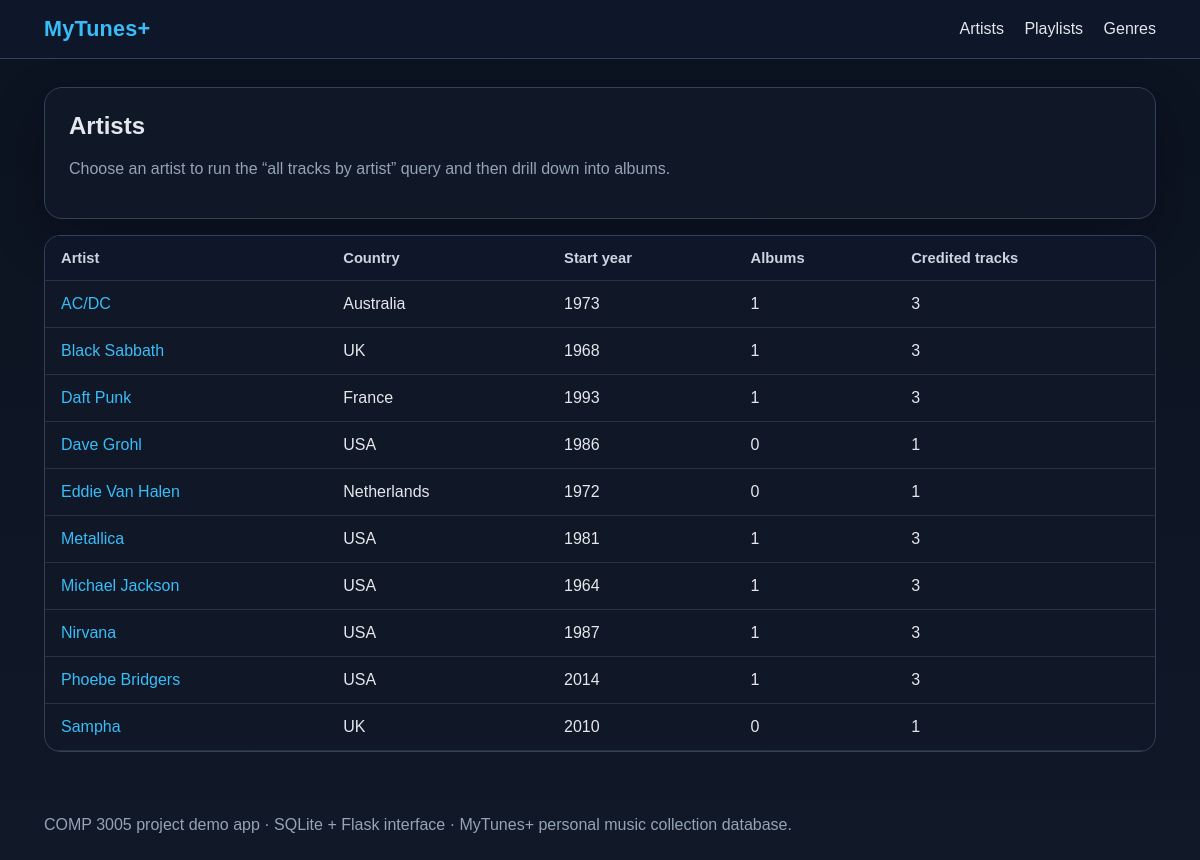
/artists, run on the app's committed database.
### tables this page shows
CREATE TABLE ARTIST (
            artist_id INTEGER PRIMARY KEY,
            name TEXT NOT NULL,
            country TEXT,
            start_year INTEGER
        );

### app.py (the view)
@app.route('/artists')
def artists():
    conn = get_db_connection()
    rows = conn.execute(
        '''
        SELECT a.artist_id, a.name, a.country, a.start_year,
               COUNT(DISTINCT al.album_id) AS album_count,
               COUNT(DISTINCT ta.track_id) AS credited_tracks
        FROM ARTIST a
        LEFT JOIN ALBUM al ON a.artist_id = al.primary_artist_id
        LEFT JOIN TRACK_ARTIST ta ON a.artist_id = ta.artist_id
        GROUP BY a.artist_id, a.name, a.country, a.start_year
        ORDER BY a.name ASC;
        '''
    ).fetchall()
    conn.close()
    return render_template('artists.html', artists=rows)

### app.py (called while the page is built)
def get_db_connection():
    conn = sqlite3.connect(DB_PATH)
    conn.row_factory = sqlite3.Row
    conn.execute('PRAGMA foreign_keys = ON;')
    return conn

@app.context_processor
def inject_helpers():
    return {'format_duration': format_duration}

### templates/artists.html (shortened to what this page needs)
{% extends 'base.html' %}
{% block content %}
<section class="hero page-title">
  <h1>Artists</h1>
  <p>Choose an artist to run the “all tracks by artist” query and then drill down into albums.</p>
</section>
<div class="table-wrap">
  <table>
    <thead>
      <tr>
        <th>Artist</th>
        <th>Country</th>
        <th>Start year</th>
        <th>Albums</th>
        <th>Credited tracks</th>
      </tr>
    </thead>
    <tbody>
      {% for artist in artists %}
      <tr>
        <td><a href="{{ url_for('artist_detail', artist_id=artist.artist_id) }}">{{ artist.name }}</a></td>
        <td>{{ artist.country or '—' }}</td>
        <td>{{ artist.start_year or '—' }}</td>
        <td>{{ artist.album_count }}</td>
        <td>{{ artist.credited_tracks }}</td>
      </tr>
      {% endfor %}
    </tbody>
  </table>
</div>
{% endblock %}

### static/style.css (style rules this page uses)
:root { --bg: #0f172a; --panel: #111827; --panel-2: #1f2937; --soft: #334155; --text: #e5e7eb; --muted: #94a3b8; --accent: #38bdf8; --accent-2: #22c55e; --border: #334155; }
* { box-sizing: border-box; }
body { margin: 0; font-family: Arial, Helvetica, sans-serif; background: linear-gradient(180deg, #0b1220 0%, #111827 100%); color: var(--text); }
a { color: var(--accent); text-decoration: none; }
.hero, .panel { background: rgba(17, 24, 39, 0.92); border: 1px solid var(--border); border-radius: 18px; padding: 24px; box-shadow: 0 20px 50px rgba(0,0,0,0.25); }
.hero { margin-bottom: 24px; }
.hero h1, h2, h3 { margin-top: 0; }
.hero p, .subtle { color: var(--muted); }
.table-wrap { overflow-x: auto; border: 1px solid var(--border); border-radius: 16px; background: rgba(17, 24, 39, 0.85); }
table { width: 100%; border-collapse: collapse; }
th, td { padding: 14px 16px; border-bottom: 1px solid rgba(51, 65, 85, 0.65); text-align: left; vertical-align: middle; }
th { color: #cbd5e1; background: rgba(15, 23, 42, 0.95); font-size: 0.92rem; }
.page-title { margin-bottom: 16px; }

### data on the page
ARTIST: name "AC/DC", country "Australia", start_year "1973", album_count "1", credited_tracks "3"
ARTIST: name "Black Sabbath", country "UK", start_year "1968", album_count "1", credited_tracks "3"
ARTIST: name "Daft Punk", country "France", start_year "1993", album_count "1", credited_tracks "3"
ARTIST: name "Dave Grohl", country "USA", start_year "1986", album_count "0", credited_tracks "1"
ARTIST: name "Eddie Van Halen", country "Netherlands", start_year "1972", album_count "0", credited_tracks "1"
ARTIST: name "Metallica", country "USA", start_year "1981", album_count "1", credited_tracks "3"
ARTIST: name "Michael Jackson", country "USA", start_year "1964", album_count "1", credited_tracks "3"
ARTIST: name "Nirvana", country "USA", start_year "1987", album_count "1", credited_tracks "3"
ARTIST: name "Phoebe Bridgers", country "USA", start_year "2014", album_count "1", credited_tracks "3"
ARTIST: name "Sampha", country "UK", start_year "2010", album_count "0", credited_tracks "1"
